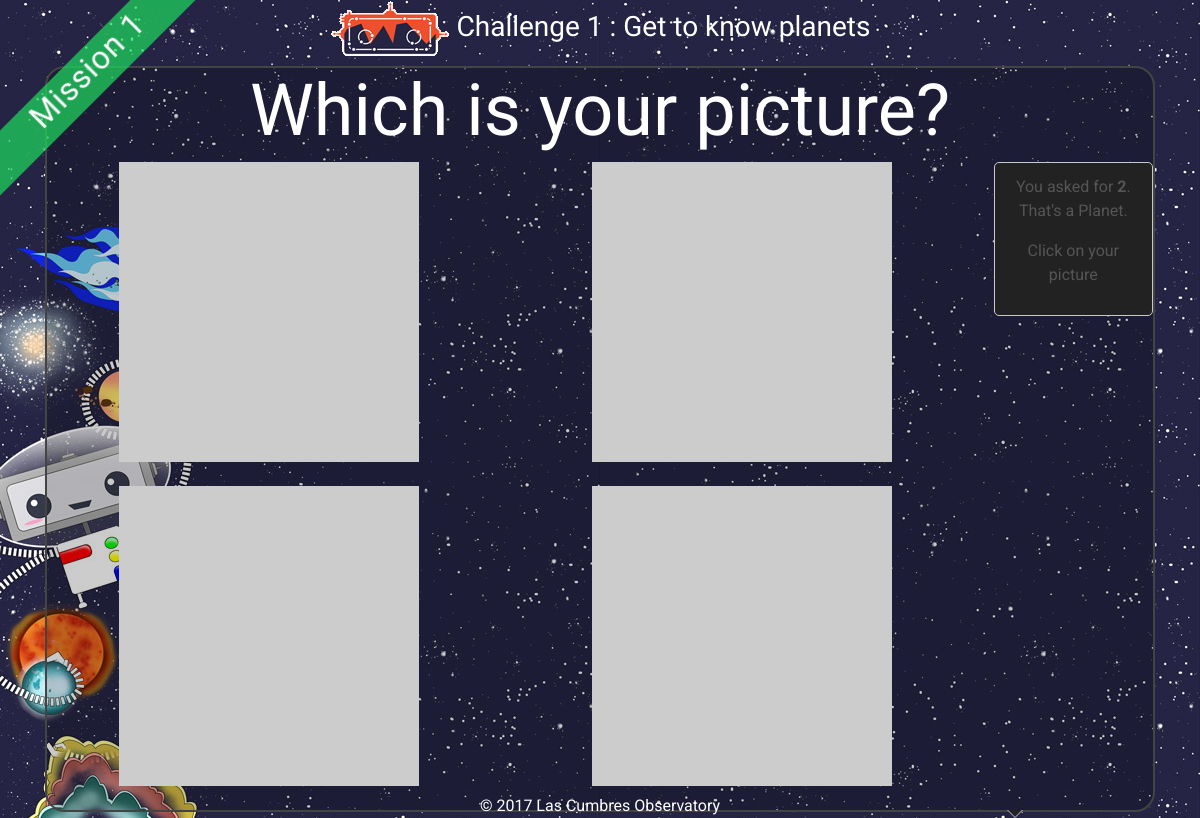
Screenshot of /challenge/1/identify/ (signed in) with the database file from the repository.
### explorer/models.py (models this page shows, shortened)
class Challenge(models.Model):
    number = models.IntegerField()
    name = models.CharField(max_length=200)
    mission = models.ForeignKey(Mission)
    description = models.TextField(help_text=_("Research page info"))
    action = models.TextField(help_text=_("What the user should look for on investigate?"))
    category = models.TextField(help_text=_("What type of object is this?"), blank=True, null=True)
    avm_code = models.CharField(max_length=10, blank=True, null=True)
    active = models.BooleanField(default=True)
    sticker_total = models.IntegerField(default=0)
    is_last = models.BooleanField(default=False)

class Mission(models.Model):
    number = models.IntegerField()
    name = models.CharField(max_length=200)
    patch = models.ImageField(upload_to='patches')
    sticker_total = models.IntegerField(default=0)

### status/models.py (models this page shows, shortened)
class Progress(models.Model):
    user = models.ForeignKey(User)
    challenge = models.ForeignKey(Challenge)
    userrequestid = models.CharField(max_length=20, null=True, blank=True)
    requestids = models.CharField(max_length=20, null=True, blank=True)
    frameids = models.CharField(max_length=20, null=True, blank=True)
    status = FSMField(default='New', choices=settings.PROGRESS_OPTIONS)
    last_update = models.DateTimeField(default=datetime.utcnow)
    target = models.CharField(max_length=100)
    class Meta:
        unique_together = (("user","challenge"),)
    class Meta:
        verbose_name_plural = 'User Progress'

### explorer/views.py (the view)
# urls.py: url(r'^challenge/(?P<pk>[0-9]+)/start/$', ChallengeView.as_view(), {'mode':'start'}, name="start"),
class ChallengeView(LoginRequiredMixin, DetailView):
    model = Challenge
    def get(self, request, *args, **kwargs):
        if kwargs.get('mode',None) == 'failed':
            self.template_name = "explorer/challenge-message.html"
        else:
            self.template_name = "explorer/challenge-{}.html".format(kwargs['mode'])
        self.object = self.get_object()
        context = self.get_context_data(object=self.object)
        mode = kwargs.get('mode',None)
        if mode != 'start':
            obj,created = Progress.objects.get_or_create(challenge=self.get_object(), user=self.request.user)
            if created:
                obj.last_update = datetime.utcnow()
                obj.save()
            context['progress'] = obj
            if mode == 'observe':
                targets = Body.objects.filter(avm_code__startswith=obj.challenge.avm_code)
                context['targets'] = targets
        return self.render_to_response(context)

### serol/auth_backend.py (called while the page is built)
    def get_user(self, user_id):
        try:
            return User.objects.get(pk=user_id)
        except User.DoesNotExist:
            return None

### explorer/templates/explorer/challenge-identify.html (shortened to what this page needs)
{% extends 'explorer/challenge-base.html' %}
{% load static i18n %}
{% block wrapper-class%}challenge mission-{{object.mission.number}}-sidebar{%endblock%}
{% block main-body %}
<div class="centre-container">
<h1>{% trans "Which is your picture?" %}</h1>
  <div class="row">
    <div class="col-lg-10">
      <div class="row">
        {% for i in "0123" %}
        <div class="col-6 pb-2">
        </div>
        {% endfor %}
      </div>
    </div>
    <div class="col-lg-2">
        <div class="speech-bubble">
          <div class="arrow bottom right"></div>
          {% trans "You asked for" %} <strong>{{progress.target}}</strong>.
              {% trans "That's a" %} {{object.category}}.</p>
          {% trans "Click on your picture" %}</p>
        </div>
    </div>
  </div>
</div>
{% endblock %}

### explorer/templates/explorer/challenge-base.html (shortened to what this page needs)
{% extends 'explorer/base.html' %}
{% load static i18n %}
{% block main-content %}
<div class="container">
{% block main-header %}
<h3><a href="{% url 'home' %}"><img src="{% static 'explorer/images/serol_logo_sm.png'%}" /></a> Challenge {{object.number}} : {{object.name}}</h3>
{% endblock %}
{% block main-body %}
{% endblock %}
</div>
{% endblock %}
{% block ribbon %}
<div class="corner-ribbon sticky shadow mission-{{object.mission.number}}-colour"><h2>{% trans "Mission" %} {{object.mission.number}}</h2></div>
{% endblock %}

### explorer/static/explorer/css/layout.css (style rules this page uses)
a, a:focus, a:hover { color: #fff; }
html, body { height: 100%; }
body { text-align: center; font-family: 'Roboto', sans-serif; background: url('../images/serol_bg_sm.jpg') repeat fixed #2b3e50; color: #fff; }
.centre-container { border: 2px solid #444; border-radius: 20px; background: rgba(0,0,0,0.2); }
h1, h2, h3, h4, h5, h6, .target-name { font-family: 'Oswald', sans-serif; font-weight: 300; color: #fff; }
h1 { font-size:4.5rem; }
.mission-1-colour, .mission-1-sidebar .page-header { background-color:rgba(29, 220, 93, 0.7); }
.speech-bubble { background-color: #222; border: 1px solid #c8c8c8; border-radius: 5px; text-align: center; padding: 1vw; color:#555; }
.speech-bubble .arrow { border-style: solid; position: absolute; }
.bottom { border-color: #c8c8c8 transparent transparent transparent; border-width: 8px 8px 0px 8px; bottom: -8px; }
.bottom:after { border-color: #222 transparent transparent transparent; border-style: solid; border-width: 7px 7px 0px 7px; bottom: 1px; content: ""; position: absolute; left: -7px; }
.corner-ribbon { width: 300px; position: absolute; top: 50px; left: -60px; text-align: center; line-height: 50px; letter-spacing: 1px; color: #f0f0f0; transform: rotate(-45deg); -webkit-transform: rotate(-45deg); }

### rows the page displays
Challenge: number "1", name "Get to know planets", category "Planet", mission.number "1"
Progress: target "2"
